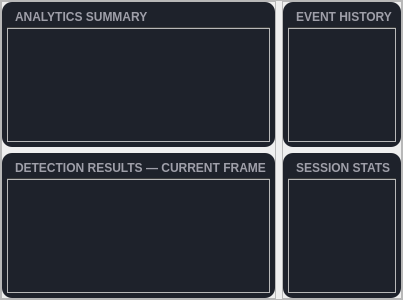
    <widget class="QFrame" name="frame_15">
     <property name="minimumSize">
      <size>
       <width>0</width>
       <height>300</height>
      </size>
     </property>
     <property name="maximumSize">
      <size>
       <width>16777215</width>
       <height>300</height>
      </size>
     </property>
     <property name="frameShape">
      <enum>QFrame::Shape::StyledPanel</enum>
     </property>
     <property name="frameShadow">
      <enum>QFrame::Shadow::Raised</enum>
     </property>
     <layout class="QHBoxLayout" name="horizontalLayout_2">
      <property name="leftMargin">
       <number>0</number>
      </property>
      <property name="topMargin">
       <number>0</number>
      </property>
      <property name="rightMargin">
       <number>0</number>
      </property>
      <property name="bottomMargin">
       <number>0</number>
      </property>
      <item>
       <widget class="QFrame" name="frame_16">
        <property name="frameShape">
         <enum>QFrame::Shape::StyledPanel</enum>
        </property>
        <property name="frameShadow">
         <enum>QFrame::Shadow::Raised</enum>
        </property>
        <layout class="QVBoxLayout" name="verticalLayout_6">
         <property name="leftMargin">
          <number>0</number>
         </property>
         <property name="topMargin">
          <number>0</number>
         </property>
         <property name="rightMargin">
          <number>0</number>
         </property>
         <property name="bottomMargin">
          <number>0</number>
         </property>
         <item>
          <widget class="QFrame" name="frame_18">
           <property name="minimumSize">
            <size>
             <width>0</width>
             <height>145</height>
            </size>
           </property>
           <property name="maximumSize">
            <size>
             <width>16777215</width>
             <height>16777215</height>
            </size>
           </property>
           <property name="styleSheet">
            <string notr="true">#frame_18{
	background-color:#1e222b;
	border-radius: 10px;
}</string>
           </property>
           <property name="frameShape">
            <enum>QFrame::Shape::StyledPanel</enum>
           </property>
           <property name="frameShadow">
            <enum>QFrame::Shadow::Raised</enum>
           </property>
           <layout class="QVBoxLayout" name="verticalLayout_21">
            <property name="spacing">
             <number>0</number>
            </property>
            <property name="leftMargin">
             <number>5</number>
            </property>
            <property name="topMargin">
             <number>5</number>
            </property>
            <property name="rightMargin">
             <number>5</number>
            </property>
            <property name="bottomMargin">
             <number>5</number>
            </property>
            <item>
             <widget class="QLabel" name="project_title_35">
              <property name="minimumSize">
               <size>
                <width>0</width>
                <height>20</height>
               </size>
              </property>
              <property name="maximumSize">
               <size>
                <width>16777215</width>
                <height>20</height>
               </size>
              </property>
              <property name="font">
               <font>
                <family>Ubuntu</family>
                <pointsize>9</pointsize>
                <bold>true</bold>
               </font>
              </property>
              <property name="styleSheet">
               <string notr="true">background-color:#1e222b;
color: #9F9FA9;
padding-left:5px;</string>
              </property>
              <property name="text">
               <string>ANALYTICS SUMMARY</string>
              </property>
             </widget>
            </item>
            <item>
             <widget class="Line" name="line_13">
              <property name="minimumSize">
               <size>
                <width>0</width>
                <height>1</height>
               </size>
              </property>
              <property name="maximumSize">
               <size>
                <width>16777215</width>
                <height>1</height>
               </size>
              </property>
              <property name="styleSheet">
               <string notr="true">background-color:#363737;</string>
              </property>
              <property name="orientation">
               <enum>Qt::Orientation::Horizontal</enum>
              </property>
             </widget>
            </item>
            <item>
             <widget class="QFrame" name="frm_analytics_summary">
              <property name="frameShape">
               <enum>QFrame::Shape::StyledPanel</enum>
              </property>
              <property name="frameShadow">
               <enum>QFrame::Shadow::Raised</enum>
              </property>
             </widget>
            </item>
           </layout>
          </widget>
         </item>
         <item>
          <widget class="QFrame" name="frame_19">
           <property name="minimumSize">
            <size>
             <width>0</width>
             <height>145</height>
            </size>
           </property>
           <property name="maximumSize">
            <size>
             <width>16777215</width>
             <height>16777215</height>
            </size>
           </property>
           <property name="styleSheet">
            <string notr="true">#frame_19{
	background-color:#1e222b;
	border-radius: 10px;
}</string>
           </property>
           <property name="frameShape">
            <enum>QFrame::Shape::StyledPanel</enum>
           </property>
           <property name="frameShadow">
            <enum>QFrame::Shadow::Raised</enum>
           </property>
           <layout class="QVBoxLayout" name="verticalLayout_24">
            <property name="spacing">
             <number>0</number>
            </property>
            <property name="leftMargin">
             <number>5</number>
            </property>
            <property name="topMargin">
             <number>5</number>
            </property>
            <property name="rightMargin">
             <number>5</number>
            </property>
            <property name="bottomMargin">
             <number>5</number>
            </property>
            <item>
             <widget class="QLabel" name="project_title_37">
              <property name="minimumSize">
               <size>
                <width>0</width>
                <height>20</height>
               </size>
              </property>
              <property name="maximumSize">
               <size>
                <width>16777215</width>
                <height>20</height>
               </size>
              </property>
              <property name="font">
               <font>
                <family>Ubuntu</family>
                <pointsize>9</pointsize>
                <bold>true</bold>
               </font>
              </property>
              <property name="styleSheet">
               <string notr="true">background-color:#1e222b;
color: #9F9FA9;
padding-left:5px;</string>
              </property>
              <property name="text">
               <string>DETECTION RESULTS — CURRENT FRAME</string>
              </property>
             </widget>
            </item>
            <item>
             <widget class="Line" name="line_15">
              <property name="minimumSize">
               <size>
                <width>0</width>
                <height>1</height>
               </size>
              </property>
              <property name="maximumSize">
               <size>
                <width>16777215</width>
                <height>1</height>
               </size>
              </property>
              <property name="styleSheet">
               <string notr="true">background-color:#363737;</string>
              </property>
              <property name="orientation">
               <enum>Qt::Orientation::Horizontal</enum>
              </property>
             </widget>
            </item>
            <item>
             <widget class="QFrame" name="frm_detection_result">
              <property name="frameShape">
               <enum>QFrame::Shape::StyledPanel</enum>
              </property>
              <property name="frameShadow">
               <enum>QFrame::Shadow::Raised</enum>
              </property>
             </widget>
            </item>
           </layout>
          </widget>
         </item>
        </layout>
       </widget>
      </item>
      <item>
       <widget class="QFrame" name="frame_17">
        <property name="frameShape">
         <enum>QFrame::Shape::StyledPanel</enum>
        </property>
        <property name="frameShadow">
         <enum>QFrame::Shadow::Raised</enum>
        </property>
        <layout class="QVBoxLayout" name="verticalLayout_7">
         <property name="leftMargin">
          <number>0</number>
         </property>
         <property name="topMargin">
          <number>0</number>
         </property>
         <property name="rightMargin">
          <number>0</number>
         </property>
         <property name="bottomMargin">
          <number>0</number>
         </property>
         <item>
          <widget class="QFrame" name="frame_21">
           <property name="minimumSize">
            <size>
             <width>0</width>
             <height>145</height>
            </size>
           </property>
           <property name="maximumSize">
            <size>
             <width>16777215</width>
             <height>16777215</height>
            </size>
           </property>
           <property name="styleSheet">
            <string notr="true">#frame_21{
	background-color:#1e222b;
	border-radius: 10px;
}</string>
           </property>
           <property name="frameShape">
            <enum>QFrame::Shape::StyledPanel</enum>
           </property>
           <property name="frameShadow">
            <enum>QFrame::Shadow::Raised</enum>
           </property>
           <layout class="QVBoxLayout" name="verticalLayout_22">
            <property name="spacing">
             <number>0</number>
            </property>
            <property name="leftMargin">
             <number>5</number>
            </property>
            <property name="topMargin">
             <number>5</number>
            </property>
            <property name="rightMargin">
             <number>5</number>
            </property>
            <property name="bottomMargin">
             <number>5</number>
            </property>
            <item>
             <widget class="QLabel" name="project_title_36">
              <property name="minimumSize">
               <size>
                <width>0</width>
                <height>20</height>
               </size>
              </property>
              <property name="maximumSize">
               <size>
                <width>16777215</width>
                <height>20</height>
               </size>
              </property>
              <property name="font">
               <font>
                <family>Ubuntu</family>
                <pointsize>9</pointsize>
                <bold>true</bold>
               </font>
              </property>
              <property name="styleSheet">
               <string notr="true">background-color:#1e222b;
color: #9F9FA9;
padding-left:5px;</string>
              </property>
              <property name="text">
               <string>EVENT HISTORY</string>
              </property>
             </widget>
            </item>
            <item>
             <widget class="Line" name="line_14">
              <property name="minimumSize">
               <size>
                <width>0</width>
                <height>1</height>
               </size>
              </property>
              <property name="maximumSize">
               <size>
                <width>16777215</width>
                <height>1</height>
               </size>
              </property>
              <property name="styleSheet">
               <string notr="true">background-color:#363737;</string>
              </property>
              <property name="orientation">
               <enum>Qt::Orientation::Horizontal</enum>
              </property>
             </widget>
            </item>
            <item>
             <widget class="QFrame" name="frm_event_history">
              <property name="frameShape">
               <enum>QFrame::Shape::StyledPanel</enum>
              </property>
              <property name="frameShadow">
               <enum>QFrame::Shadow::Raised</enum>
              </property>
             </widget>
            </item>
           </layout>
          </widget>
         </item>
         <item>
          <widget class="QFrame" name="frame_20">
           <property name="minimumSize">
            <size>
             <width>0</width>
             <height>145</height>
            </size>
           </property>
           <property name="maximumSize">
            <size>
             <width>16777215</width>
             <height>16777215</height>
            </size>
           </property>
           <property name="styleSheet">
            <string notr="true">#frame_20{
	background-color:#1e222b;
	border-radius: 10px;
}</string>
           </property>
           <property name="frameShape">
            <enum>QFrame::Shape::StyledPanel</enum>
           </property>
           <property name="frameShadow">
            <enum>QFrame::Shadow::Raised</enum>
           </property>
           <layout class="QVBoxLayout" name="verticalLayout_23">
            <property name="spacing">
             <number>0</number>
            </property>
            <property name="leftMargin">
             <number>5</number>
            </property>
            <property name="topMargin">
             <number>5</number>
            </property>
            <property name="rightMargin">
             <number>5</number>
            </property>
            <property name="bottomMargin">
             <number>5</number>
            </property>
            <item>
             <widget class="QLabel" name="project_title_38">
              <property name="minimumSize">
               <size>
                <width>0</width>
                <height>20</height>
               </size>
              </property>
              <property name="maximumSize">
               <size>
                <width>16777215</width>
                <height>20</height>
               </size>
              </property>
              <property name="font">
               <font>
                <family>Ubuntu</family>
                <pointsize>9</pointsize>
                <bold>true</bold>
               </font>
              </property>
              <property name="styleSheet">
               <string notr="true">background-color:#1e222b;
color: #9F9FA9;
padding-left:5px;</string>
              </property>
              <property name="text">
               <string>SESSION STATS</string>
              </property>
             </widget>
            </item>
            <item>
             <widget class="Line" name="line_16">
              <property name="minimumSize">
               <size>
                <width>0</width>
                <height>1</height>
               </size>
              </property>
              <property name="maximumSize">
               <size>
                <width>16777215</width>
                <height>1</height>
               </size>
              </property>
              <property name="styleSheet">
               <string notr="true">background-color:#363737;</string>
              </property>
              <property name="orientation">
               <enum>Qt::Orientation::Horizontal</enum>
              </property>
             </widget>
            </item>
            <item>
             <widget class="QFrame" name="frm_session_stats">
              <property name="frameShape">
               <enum>QFrame::Shape::StyledPanel</enum>
              </property>
              <property name="frameShadow">
               <enum>QFrame::Shadow::Raised</enum>
              </property>
             </widget>
            </item>
           </layout>
          </widget>
         </item>
        </layout>
       </widget>
      </item>
     </layout>
    </widget>
